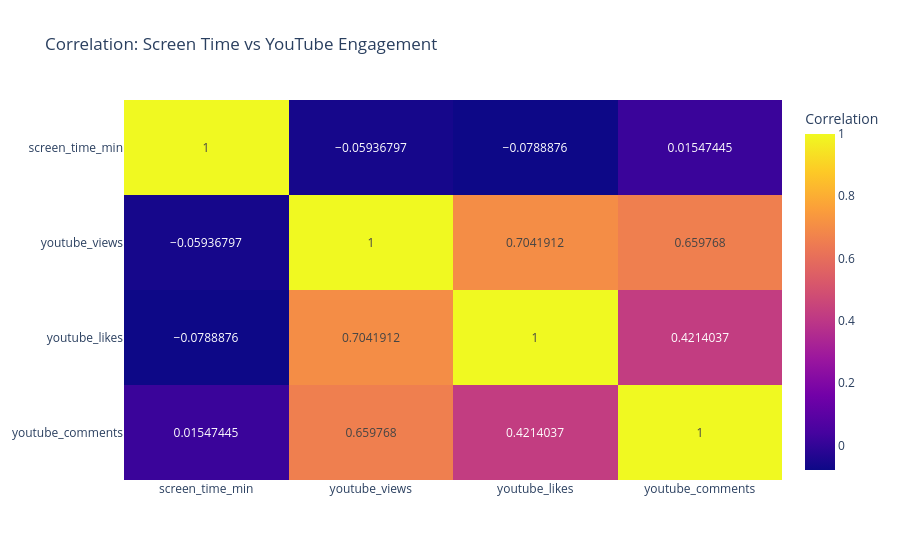
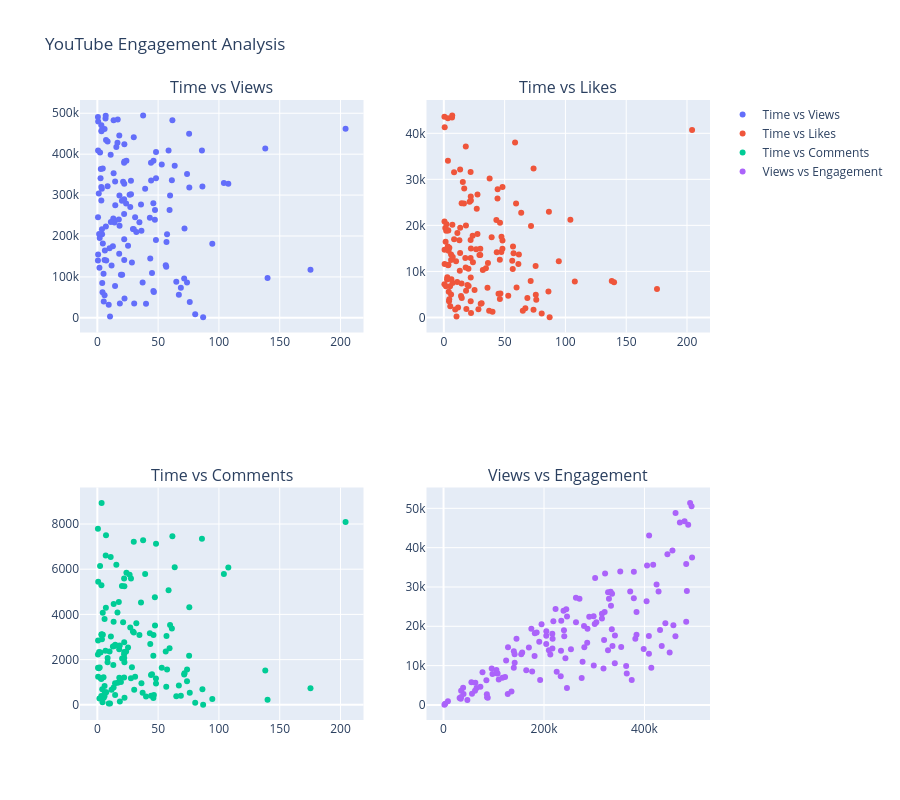

The cell these charts' notebook holds for them, in order:
### Markdown cell above
## 4. YouTube Engagement Analysis

Analyze relationships between screen time on YouTube and engagement metrics (views, likes, comments).

### Code cell
# YouTube Engagement Analysis
youtube_data = df[df['app_name'] == 'YouTube'].copy()
youtube_data = youtube_data[youtube_data['youtube_views'] > 0]

print(f"YouTube Sessions with engagement data: {len(youtube_data)}")
print("\nYouTube Engagement Statistics:")
print(youtube_data[['screen_time_min', 'youtube_views', 'youtube_likes', 'youtube_comments']].describe())

# Correlation Analysis
if len(youtube_data) > 0:
    correlation_vars = ['screen_time_min', 'youtube_views', 'youtube_likes', 'youtube_comments']
    corr_matrix = youtube_data[correlation_vars].corr()
    
    fig = px.imshow(corr_matrix, text_auto=True, aspect="auto", 
                    title='Correlation: Screen Time vs YouTube Engagement',
                    labels=dict(color='Correlation'))
    fig.show()
    
    # Scatter plots
    fig = make_subplots(
        rows=2, cols=2,
        subplot_titles=("Time vs Views", "Time vs Likes", "Time vs Comments", "Views vs Engagement"),
        specs=[[{"type": "scatter"}, {"type": "scatter"}],
               [{"type": "scatter"}, {"type": "scatter"}]]
    )
    
    fig.add_trace(
        go.Scatter(x=youtube_data['screen_time_min'], y=youtube_data['youtube_views'],
                   mode='markers', name='Time vs Views'),
        row=1, col=1
    )
    
    fig.add_trace(
        go.Scatter(x=youtube_data['screen_time_min'], y=youtube_data['youtube_likes'],
                   mode='markers', name='Time vs Likes'),
        row=1, col=2
    )
    
    fig.add_trace(
        go.Scatter(x=youtube_data['screen_time_min'], y=youtube_data['youtube_comments'],
                   mode='markers', name='Time vs Comments'),
        row=2, col=1
    )
    
    fig.add_trace(
        go.Scatter(x=youtube_data['youtube_views'], 
                   y=youtube_data['youtube_likes'] + youtube_data['youtube_comments'],
                   mode='markers', name='Views vs Engagement'),
        row=2, col=2
    )
    
    fig.update_layout(height=800, title_text="YouTube Engagement Analysis")
    fig.show()
    
    # User-level YouTube consumption
    user_youtube = youtube_data.groupby('user_id').agg({
        'screen_time_min': 'sum',
        'youtube_views': 'sum',
        'youtube_likes': 'sum',
        'youtube_comments': 'sum'
    }).reset_index()
    
    user_youtube['engagement_rate'] = (user_youtube['youtube_likes'] + user_youtube['youtube_comments']) / (user_youtube['youtube_views'] + 1)
    user_youtube = user_youtube.sort_values('youtube_views', ascending=False).head(20)
    
    print("\nTop 20 YouTube Consumers:")
    print(user_youtube)

### Figure 1 — Plotly figure (JSON) as saved in the notebook; plotly's stock layout.template omitted (floating-point values rounded to 4 significant figures)
{"data": [{"coloraxis": "coloraxis", "hovertemplate": "x: %{x}<br>y: %{y}<br>Correlation: %{z}<extra></extra>", "name": "0", "texttemplate": "%{z}", "type": "heatmap", "x": ["screen_time_min", "youtube_views", "youtube_likes", "youtube_comments"], "xaxis": "x", "y": ["screen_time_min", "youtube_views", "youtube_likes", "youtube_comments"], "yaxis": "y", "z": [[1.0, -0.05937, -0.07889, 0.01547], [-0.05937, 1.0, 0.7042, 0.6598], [-0.07889, 0.7042, 1.0, 0.4214], [0.01547, 0.6598, 0.4214, 1.0]]}], "layout": {"coloraxis": {"colorbar": {"title": {"text": "Correlation"}}, "colorscale": [[0, "#0d0887"], [0.1111, "#46039f"], [0.2222, "#7201a8"], [0.3333, "#9c179e"], [0.4444, "#bd3786"], [0.5556, "#d8576b"], [0.6667, "#ed7953"], [0.7778, "#fb9f3a"], [0.8889, "#fdca26"], [1, "#f0f921"]]}, "title": {"text": "Correlation: Screen Time vs YouTube Engagement"}, "xaxis": {"anchor": "y", "domain": [0, 1]}, "yaxis": {"anchor": "x", "autorange": "reversed", "domain": [0, 1]}}}

### Figure 2 — Plotly figure (JSON) as saved in the notebook; plotly's stock layout.template omitted (floating-point values rounded to 4 significant figures; data arrays with more than 128 entries replaced by an {"elided": "..."} marker saying what was removed)
{"data": [{"mode": "markers", "name": "Time vs Views", "type": "scatter", "x": {"elided": "142 float values"}, "xaxis": "x", "y": {"elided": "142 float values"}, "yaxis": "y"}, {"mode": "markers", "name": "Time vs Likes", "type": "scatter", "x": {"elided": "142 float values"}, "xaxis": "x2", "y": {"elided": "142 float values"}, "yaxis": "y2"}, {"mode": "markers", "name": "Time vs Comments", "type": "scatter", "x": {"elided": "142 float values"}, "xaxis": "x3", "y": {"elided": "142 float values"}, "yaxis": "y3"}, {"mode": "markers", "name": "Views vs Engagement", "type": "scatter", "x": {"elided": "142 float values"}, "xaxis": "x4", "y": {"elided": "142 float values"}, "yaxis": "y4"}], "layout": {"annotations": [{"font": {"size": 16}, "showarrow": false, "text": "Time vs Views", "x": 0.225, "xanchor": "center", "xref": "paper", "y": 1, "yanchor": "bottom", "yref": "paper"}, {"font": {"size": 16}, "showarrow": false, "text": "Time vs Likes", "x": 0.775, "xanchor": "center", "xref": "paper", "y": 1, "yanchor": "bottom", "yref": "paper"}, {"font": {"size": 16}, "showarrow": false, "text": "Time vs Comments", "x": 0.225, "xanchor": "center", "xref": "paper", "y": 0.375, "yanchor": "bottom", "yref": "paper"}, {"font": {"size": 16}, "showarrow": false, "text": "Views vs Engagement", "x": 0.775, "xanchor": "center", "xref": "paper", "y": 0.375, "yanchor": "bottom", "yref": "paper"}], "height": 800, "title": {"text": "YouTube Engagement Analysis"}, "xaxis": {"anchor": "y", "domain": [0, 0.45]}, "xaxis2": {"anchor": "y2", "domain": [0.55, 1]}, "xaxis3": {"anchor": "y3", "domain": [0, 0.45]}, "xaxis4": {"anchor": "y4", "domain": [0.55, 1]}, "yaxis": {"anchor": "x", "domain": [0.625, 1]}, "yaxis2": {"anchor": "x2", "domain": [0.625, 1]}, "yaxis3": {"anchor": "x3", "domain": [0, 0.375]}, "yaxis4": {"anchor": "x4", "domain": [0, 0.375]}}}
